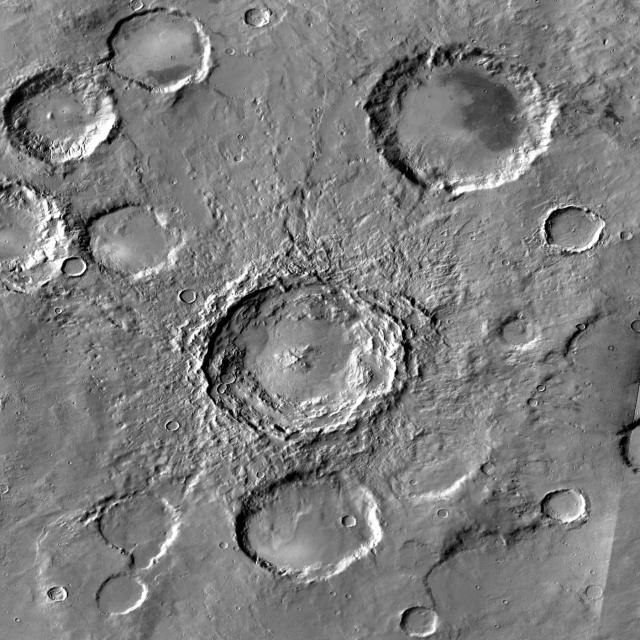
#> input picture crater_3.jpg, 640 x 640 px, found by its file name
$ python crater.py   (older library calls are emulated)
#> lines starting #> are read from the running program, lines starting #| are printed output that depends on the picture
import cv2
import numpy as np

# Load a lunar image
image = cv2.imread(r'C:\Users\z00522pb\projects\Sharanya Project\robustness_analysis_tool-rat_modules\crater_3.jpg', cv2.IMREAD_GRAYSCALE)
#> image is the input picture: shape (640, 640); min 0, max 255, mean 124.8

# Calculate gradients in x and y directions
gradient_x = cv2.Sobel(image, cv2.CV_64F, 1, 0, ksize=3)
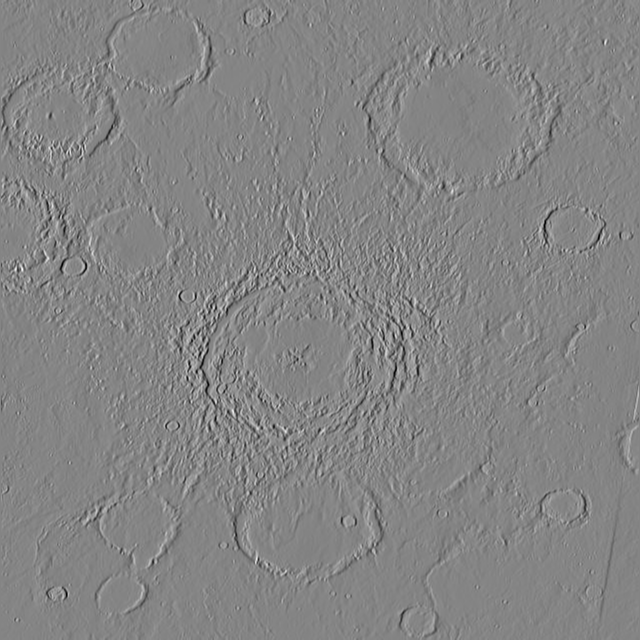
#> gradient_x: shape (640, 640) float64; min -984, max 910, mean -0.1; drawn with min black and max white
gradient_y = cv2.Sobel(image, cv2.CV_64F, 0, 1, ksize=3)
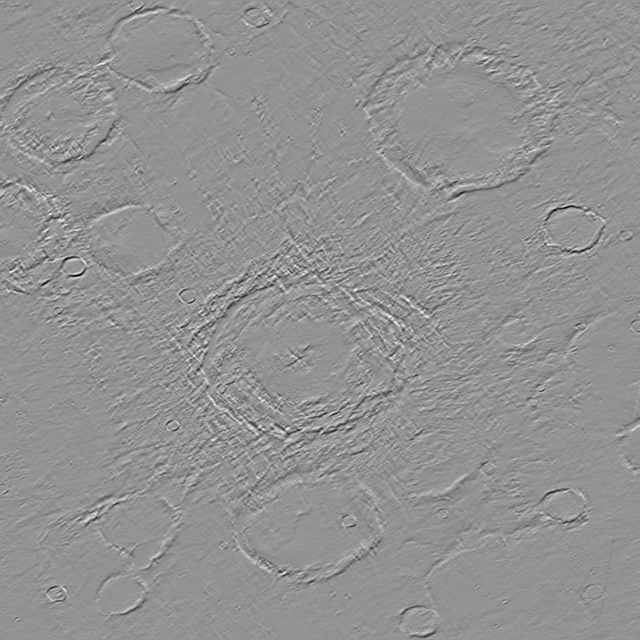
#> gradient_y: shape (640, 640) float64; min -887, max 658, mean -0.1; drawn with min black and max white

# Approximate depth map by combining gradients
depth_map = np.sqrt(np.square(gradient_x) + np.square(gradient_y))
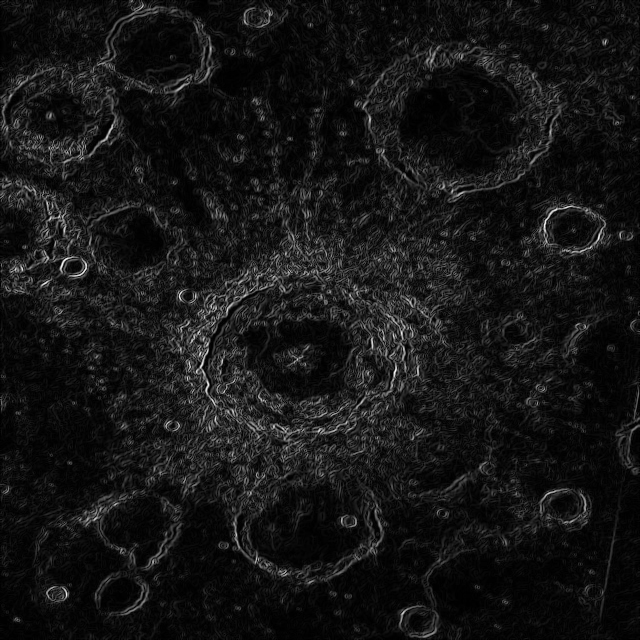
#> depth_map: shape (640, 640) float64; min 0, max 1019.7, mean 87.5; drawn with min black and max white

# Normalize the depth map for visualization
depth_map_normalized = cv2.normalize(depth_map, None, alpha=0, beta=255, norm_type=cv2.NORM_MINMAX, dtype=cv2.CV_8U)
# depth_map_color = cv2.applyColorMap((depth_map_normalized * 255).astype(np.uint8), cv2.COLORMAP_PLASMA)

# # Display the color depth map
# cv2.imshow('Color Depth Map (Plasma)', depth_map_color)
depth_map_smoothed = cv2.GaussianBlur(depth_map, (5, 5), 0)  # Adjust kernel size (5, 5) for desired smoothing
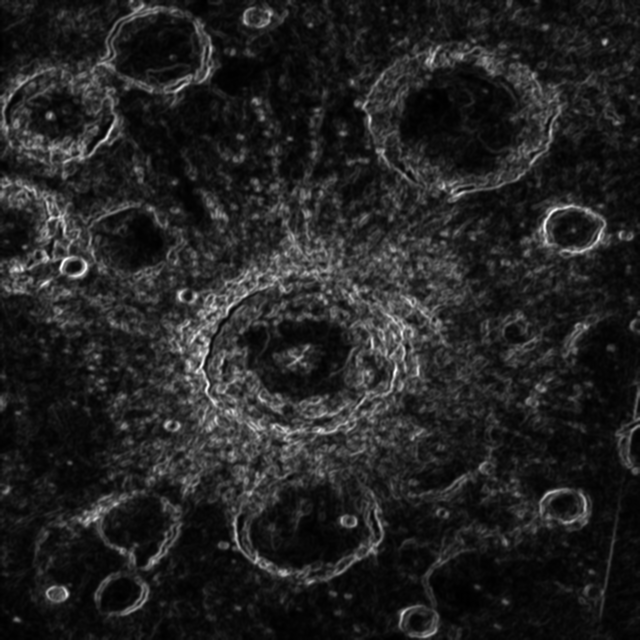
#> depth_map_smoothed: shape (640, 640) float64; min 1.15, max 622.4, mean 87.5; drawn with min black and max white

# Normalize the smoothed depth map to 0-1 range
depth_map_normalized = cv2.normalize(depth_map_smoothed, None, alpha=0, beta=1, norm_type=cv2.NORM_MINMAX, dtype=cv2.CV_32F)

# Apply the plasma colormap
depth_map_color = cv2.applyColorMap((depth_map_normalized * 255).astype(np.uint8), cv2.COLORMAP_PLASMA)
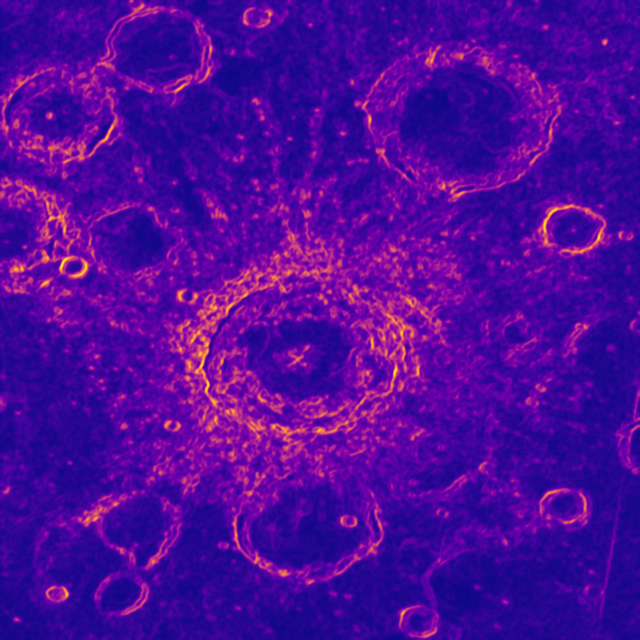
#> depth_map_color: shape (640, 640, 3); mean B, G, R 153.8, 8, 78
cv2.imwrite('depth_map.jpg', depth_map_color)
cv2.imshow('Color Depth Map (Plasma)', depth_map_color)
# Display the depth map
cv2.imshow('Depth Map', depth_map_normalized)


cv2.waitKey(0)
cv2.destroyAllWindows()
# [37 lines of commented-out code are left out]

$ run again, with crater_2.jpg copied over crater_3.jpg
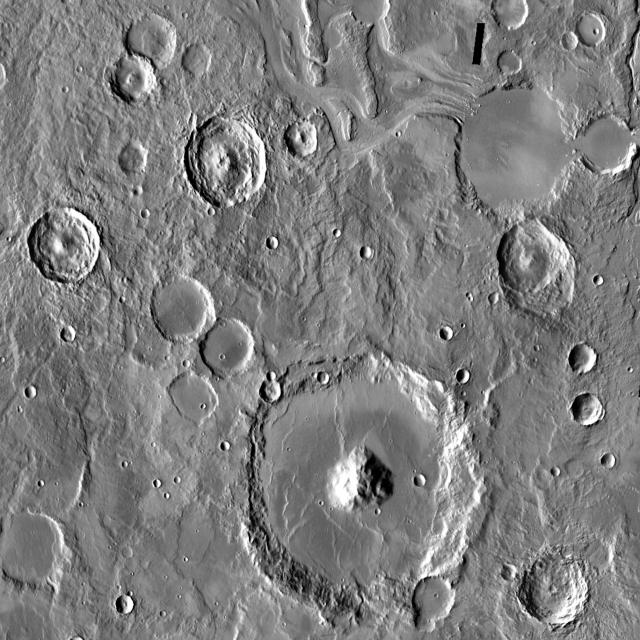
#> input picture crater_2.jpg, 640 x 640 px, found by its file name
#> image is the input picture: shape (640, 640); min 0, max 255, mean 125.7
#> `depth_map_smoothed = cv2.GaussianBlur(depth_map, (5, 5), 0)`:
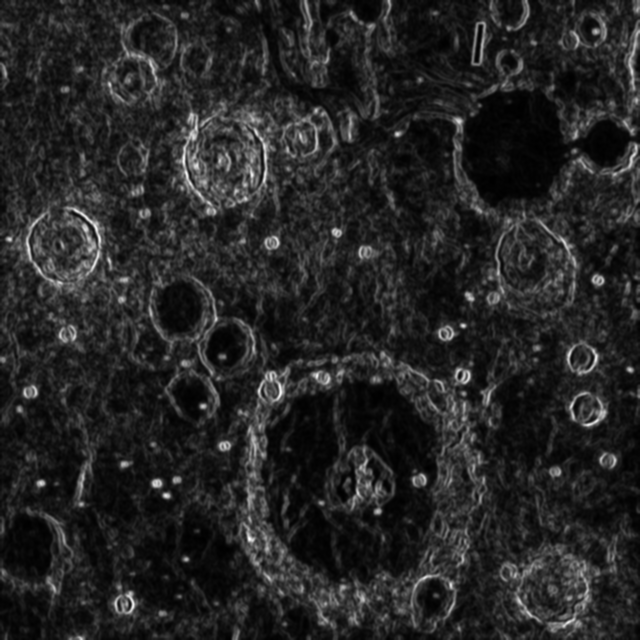
#> depth_map_smoothed: shape (640, 640) float64; min 2.33, max 652.9, mean 99; drawn with min black and max white
#> `depth_map_color = cv2.applyColorMap((depth_map_normalized * 255).astyp..`:
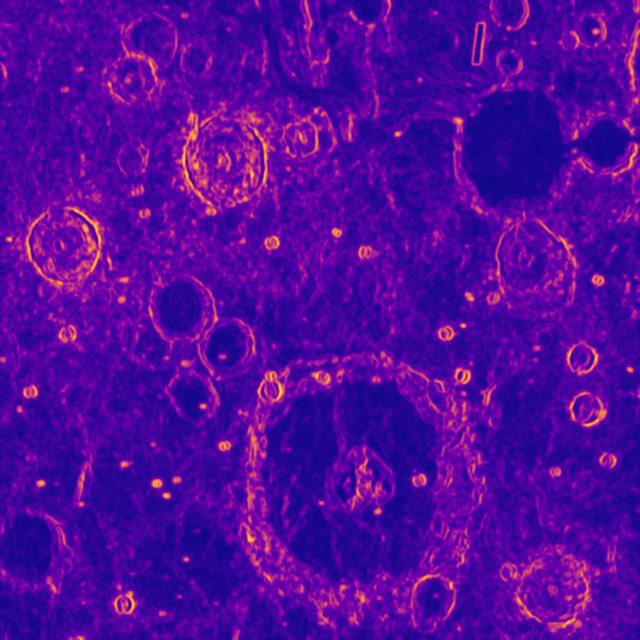
#> depth_map_color: shape (640, 640, 3); mean B, G, R 155.6, 7.5, 82.2
